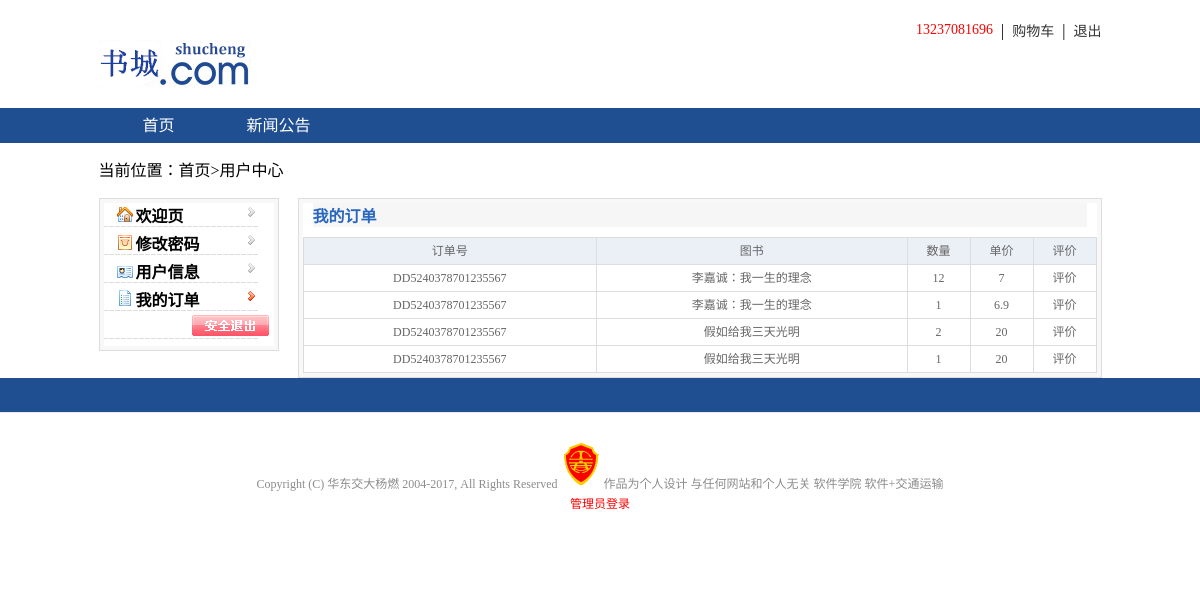
The app's page /bookshop/listorderdetail.php?ordercode=DD5240378701235567 (signed in) with its own data.
### tables this page shows
CREATE TABLE `details` (
  `id` int(11) NOT NULL AUTO_INCREMENT,
  `ordercode` varchar(255) DEFAULT NULL,
  `usersid` varchar(255) DEFAULT NULL,
  `goodsid` varchar(255) DEFAULT NULL,
  `num` varchar(255) DEFAULT NULL,
  `price` varchar(255) DEFAULT NULL,
  PRIMARY KEY (`id`)
);

CREATE TABLE `goods` (
  `id` int(11) NOT NULL AUTO_INCREMENT,
  `name` varchar(255) DEFAULT NULL,
  `image2` varchar(255) DEFAULT NULL,
  `image1` varchar(255) DEFAULT NULL,
  `cateid` int(255) DEFAULT NULL,
  `marketprice` double(255,0) DEFAULT NULL,
  `nowprice` double(255,0) DEFAULT NULL,
  `special` varchar(255) DEFAULT NULL,
  `store` int(255) DEFAULT NULL,
  `sellnum` int(255) DEFAULT NULL,
  `contents` text,
  `author` varchar(255) DEFAULT NULL,
  `press` varchar(255) DEFAULT NULL,
  `publishtime` date DEFAULT NULL,
  PRIMARY KEY (`id`)
);

### bookshop/func.php (called while the page is built, shortened)
<?php
$db = db_connect();
function check($str){
	global $db;
	$str = trim($str);
	$sql = $str;
	$result = mysql_query($sql,$db) or db_error();
	return $result;
}
?>

### bookshop/listorderdetail.php (the view, shortened to what this page needs)
<?php include "top.php" ?>
            <li class="cus">
                <a class="myOrder" href="listorders.php">
                    <img src="img/images/u3.gif"/>我的订单
                </a>
            </li>
            <li class="li_last clearfix">
                <a href="exit.php"><img src="img/images/bnt_sign.gif"/></a>
            </li>
        </ul>
    </div>
    <div class="areaR">
        <div class="R_box">
            <p class="table_p">我的订单</p>
            <table width="100%" border="0" cellpadding="5" cellspacing="1"
                   bgcolor="#dddddd">
                <tr align="center">
                    <td align="center" bgcolor="#ebf0f7">订单号</td>
                    <td align="center" bgcolor="#ebf0f7">图书</td>
                    <td align="center" bgcolor="#ebf0f7">数量</td>
                    <td align="center" bgcolor="#ebf0f7">单价</td>
                    <td align="center" bgcolor="#ebf0f7">评价</td>
                </tr>
                <?php
                $ordercode = $_REQUEST["ordercode"];
                $str = "select  a.id as id , a.ordercode as ordercode , b.name as name , ";
                $str .=" a.num as num , a.price as price   from details a , goods b where a.goodsid = b.id and a.ordercode = '$ordercode'  order by id desc ;";
                $result = check($str);
                while($rs=mysql_fetch_object($result)){
                    ?>
                    <tr align="center" bgcolor="#FFFFFF" onmouseover="this.style.background='#F2FDFF'" onmouseout="this.style.background='#FFFFFF'">
                        <td align="center"><?php echo $rs->ordercode ;?></td>
                        <td align="center"><?php echo $rs->name ;?></td>
                        <td align="center"><?php echo $rs->num ;?></td>
                        <td align="center"><?php echo $rs->price ;?></td>
                        <td align="center"><a href="addtopic.php?id=<?php echo $rs->id ;?>">评价</a></td>
                    </tr>
                    <?php
                }
                ?>
            </table>
        </div>
    </div>
</div>
<div class="footer_bar"></div>
<?php include "footer.php" ?>
</body>
</html>

### bookshop/top.php (style rules this page uses)
* { padding:0; margin:0; list-style: none; text-decoration: none; }
.clearfix:after { display:block; clear: both; content:""; }
body { background-color: white; }
.areaL>ul>li { margin-bottom:3px; background:url("img/images/menuBg.gif") no-repeat -13px -30px; }
.areaL>ul>.cus { background:url("img/images/menuBg.gif") no-repeat -13px 0px; }
.areaL>ul>li>a { width:155px; height:25px; display:block; padding-left: 3px; margin-left:10px; margin-bottom:3px; font-weight:700; color:black; }
.areaL>ul>li>a>img { margin-right:3px; }
.areaL>ul>.li_last>a>img { margin-right:3px; float:right; }
.areaR { width: 802px; float: right; border: 1px solid #ddd; }
.R_box { border: 4px solid #f8f8f8; }
.footer_bar { height:32px; background-color: #1f4f91; }
td { height:26px; line-height:26px; font-size: 12px; color:#666666; }
.table_p { background-color: #f6f6f6; font-weight: 700; margin:0 10px 10px 10px; color:#2867bd; }
td>a { color:#666666; }

### records on screen
details: ordercode "DD5240378701235567", goodsid.name "李嘉诚：我一生的理念", num "12", price "7"
details: ordercode "DD5240378701235567", goodsid.name "李嘉诚：我一生的理念", num "1", price "6.9"
details: ordercode "DD5240378701235567", goodsid.name "假如给我三天光明", num "2", price "20"
details: ordercode "DD5240378701235567", goodsid.name "假如给我三天光明", num "1", price "20"

### other values on screen
$_SESSION["username"] "13237081696"
